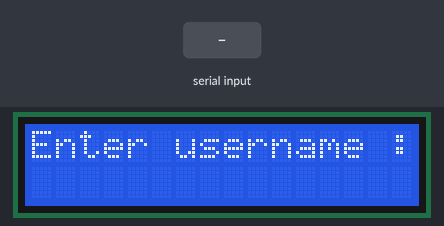
The sketch below on a simulated Arduino Uno, built with avr-gcc and run on an emulated ATmega328P. Shown: 16×2 character LCD. The inputs (shaded band) are chosen by the test bench. What the sketch prints to the serial monitor is not drawn.

Above: at 1.2 s.
1.3 s: "*" received over Serial
At 2.3 s:
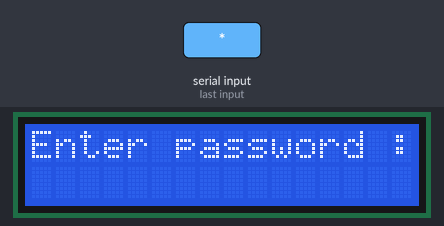
2.8 s: "*" received over Serial
At 3.5 s:
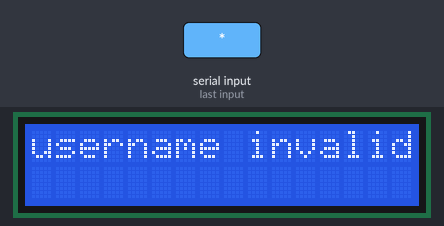
Timing chart, 0 to 5.8 s (numbered marks = the images above; inputs shaded):
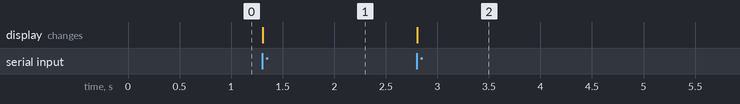

Measured:
- after the input at 1.3 s, the display: changes at once (image 1)
- after the input at 2.8 s, the display: changes at once (image 2)

The sketch:

q4.ino
```cpp
#include <LiquidCrystal.h>
#include<string.h>

// setup LCD
const int rs = 13, en = 12, d4 = 8, d5 = 9, d6 = 10, d7 =11;
LiquidCrystal lcd(rs, en, d4, d5, d6, d7);

// is usernamed entered completly?
boolean is_username_entered = false;

// storing username that user is entring
char entered_username[17];

// storing password that user is entring
char entered_password[17];

int entered_username_len = 0;
int entered_password_len = 0;

// correct username and password
char USERNAME[4] = "123";
char PASSWORD[4] = "456";

void setup() {

  lcd.begin(16, 2);
  lcd.clear();
  lcd.setCursor(0, 0);
  lcd.print("Enter username :");
  lcd.setCursor(0, 1);
  Serial.begin(9600);

}

void loop() {

  if(Serial.available() > 0)  {
    // get entered key
    char key = Serial.read();
    Serial.print(key);
    // user finishe entering username => setup for entering password
    if (key == '*' && !is_username_entered){
      is_username_entered = true;
      lcd.clear();
      lcd.setCursor(0, 0);
      lcd.print("Enter password :");
      lcd.setCursor(0, 1);
    }

    // user finishe entering password => check corectness
    else if (key == '*' && is_username_entered){
      lcd.clear();
      lcd.setCursor(0, 0);

      if(strcmp(entered_username, USERNAME)){
        lcd.print("username invalid");
      }
      else if(strcmp(entered_password, PASSWORD)){
        lcd.print(" wrong password ");
      }else{
        lcd.print("enter successful");
      }

    // use is entering username
    }else if(!is_username_entered){
      lcd.print(key);
      entered_username[entered_username_len ++] = key;

    // use is entering password
    }else if(is_username_entered){
      lcd.print(key);
      entered_password[entered_password_len ++] = key;
    }
  }

}
```
